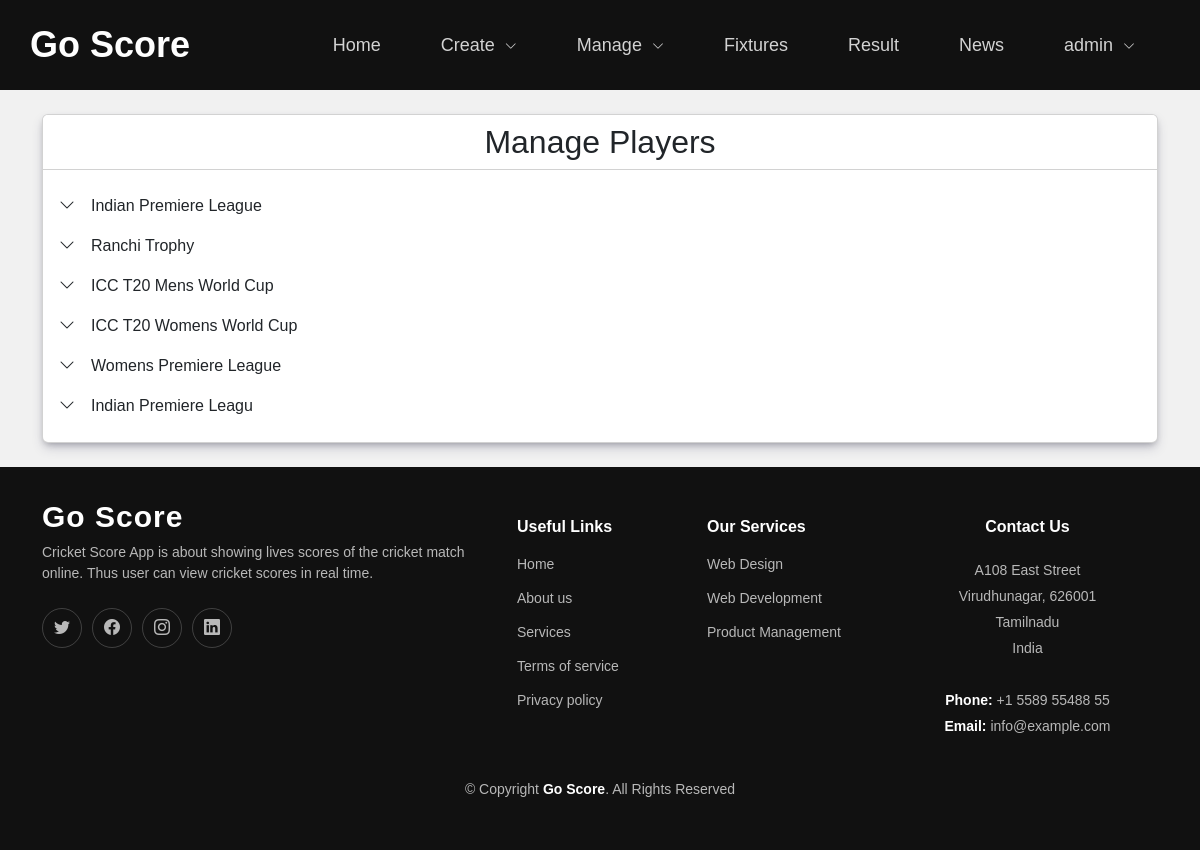
Page /admin/manageplayer.php (signed in) on the committed database.
### tables this page shows
CREATE TABLE `tournament` (
  `sno` int(11) NOT NULL,
  `tournament_id` varchar(255) NOT NULL,
  `tournament_name` varchar(255) NOT NULL,
  `start_date` date NOT NULL,
  `status` int(11) NOT NULL
);

### admin/manageplayer.php (the view, shortened to what this page needs)
<?php
include_once('config.php');
?>
<!DOCTYPE html>
<html lang="en">
<head>
    <link rel="stylesheet" href="../assets/bootstrap/bootstrap.css">
    <link rel="stylesheet" href="../assets/css/main.css">
    <link rel="stylesheet" href="../assets/icons/icons.css">
</head>
<body>
    <?php
    include_once("header.php");
    ?>
    <div class="container">
        <div class="flex-wrap">
            <div class="card my-4">
                <div class="card-header">
                    <h2 align="center">Manage Players</h2>
                </div>
                <div class="card-body">
                    <div class="dropdown-content">
                        <?php
                        $sql = "SELECT * from tournament WHERE `status`= 0";
                        $res = mysqli_query($conn, $sql);
                        while ($row = mysqli_fetch_assoc($res)) {
                        ?>
                            <li><i id="dropdown-link" class="bi bi-chevron-down dropdown-indicator"></i>&emsp;<?php echo $row['tournament_name']; ?></li>
                        <?php } ?>
                    </div>
                </div>
            </div>
        </div>
    </div>
    <?php
    include_once("footer.php");
    ?>
</body>
</html>

### assets/css/main.css (style rules this page uses)
.dropdown-content { position: relative; display: block; }
.dropdown-content li { cursor: pointer; padding: .5rem 0; }

### rows in the picture
tournament: tournament_name "Indian Premiere League"
tournament: tournament_name "Ranchi Trophy"
tournament: tournament_name "ICC T20 Mens World Cup"
tournament: tournament_name "ICC T20 Womens World Cup"
tournament: tournament_name "Womens Premiere League"
tournament: tournament_name "Indian Premiere Leagu"

### other values in the picture
$_SESSION['username'] "admin"
